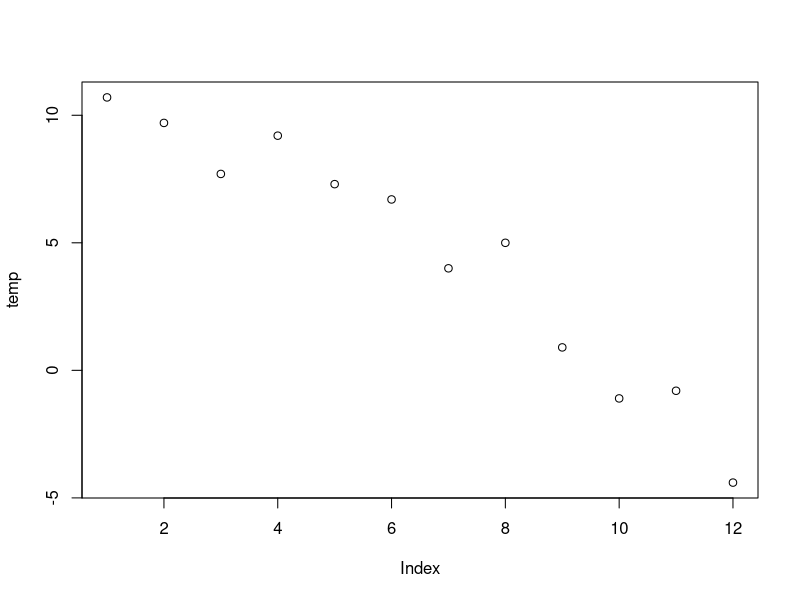
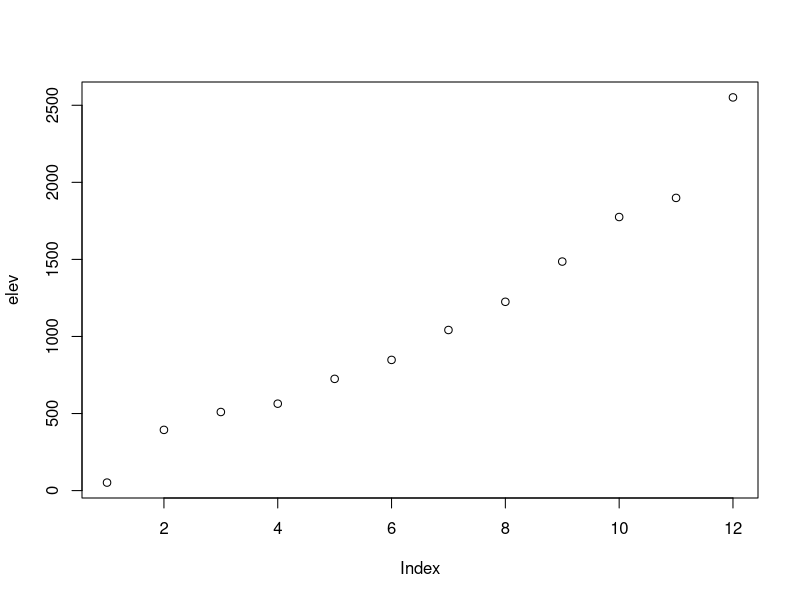
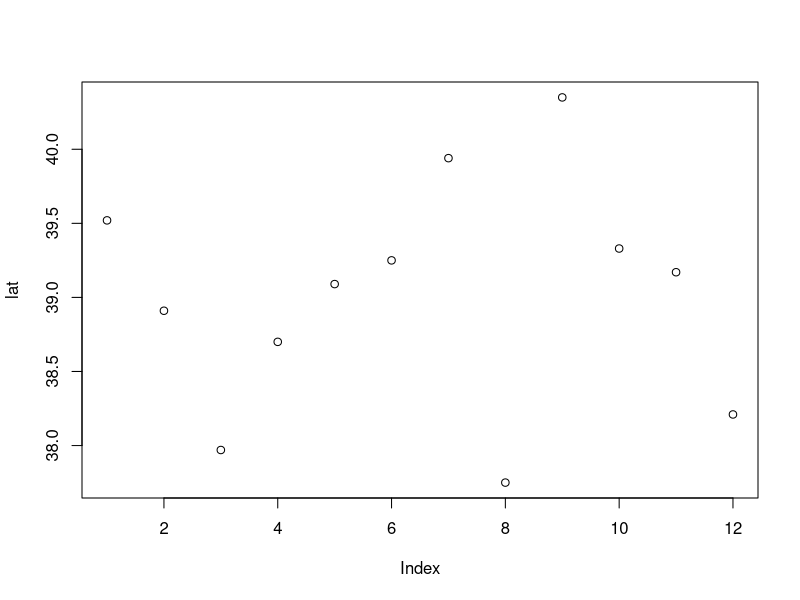
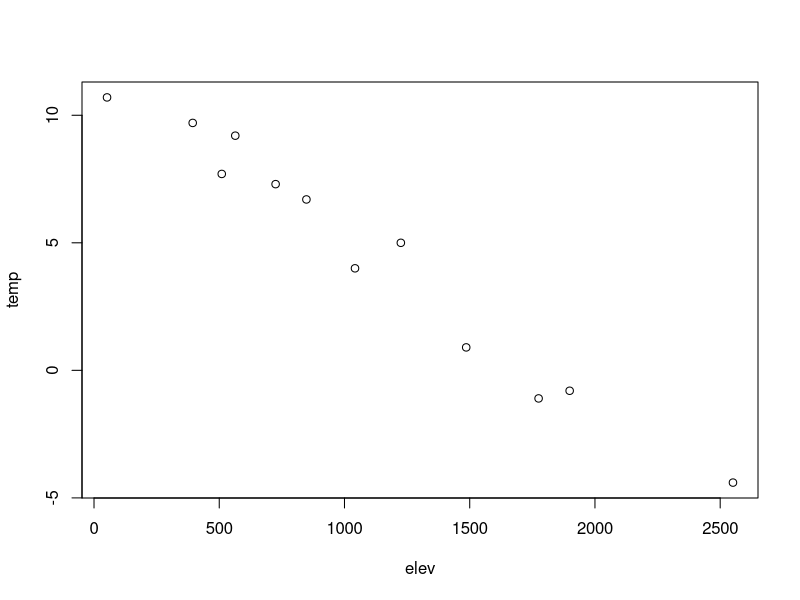
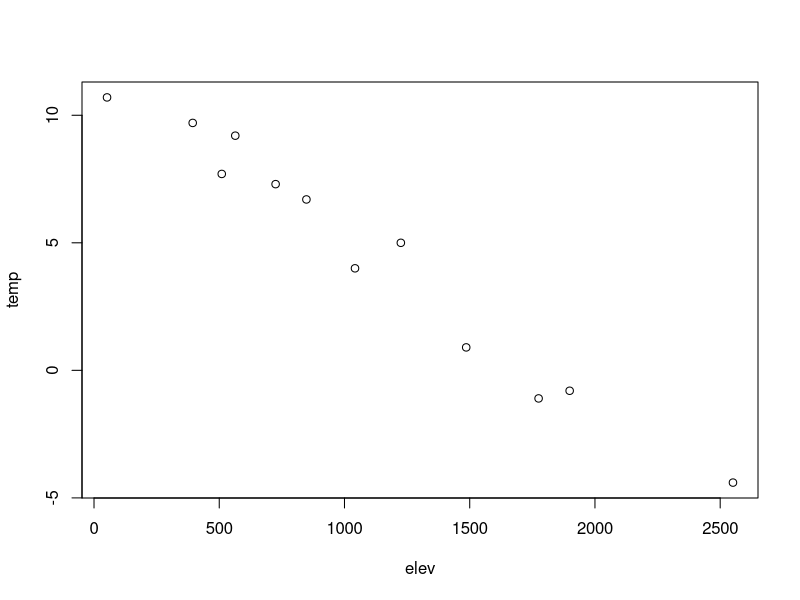

Here is the R script that generated these plots, in order:
## ---- chunk 1
library(tidyverse)
## ---- chunk 2
x <- 5
y <- 8
longitude <- -122.4
latitude <- 37.8
my_name <- "Inigo Montoya"
## ---- chunk 3
x
y
longitude
latitude
my_name


## ---- chunk 4
print(x)
print(y)
print(latitude)
paste("The location is latitude", latitude, "longitude", longitude)
paste("My name is", my_name, "-- Prepare to die.")

## ---- chunk 5
cos(pi)
print(cos(pi))
## ---- chunk 6
print("Hello, World")
## ---- chunk 7
x <- 5; print(x); print(x**2)
## ---- chunk 8
x <- 5
## ---- chunk 9
x <- 5
class(x)
class(4.5)
class("Fred")
## ---- chunk 10
as.integer(5)
as.integer(4.5)
## ---- chunk 11
x <- 4.8
y <- 4.2
as.integer(x + 0.5)
round(x)
as.integer(y + 0.5)
round(y)
## ---- chunk 12
5 %/% 2
## ---- chunk 13
5 %% 2
## ---- chunk 14
sierraFeb <- read_csv("data/sierraFeb.csv")
## ---- chunk 15
sierraFeb
## ---- chunk 16
lats <- c(37.5,47.4,29.4,33.4)
lats
states = c("VA", "WA", "TX", "AZ")
states
zips = c(23173, 98801, 78006, 85001)
zips
## ---- chunk 17

## ---- chunk 18
temp <- c(10.7, 9.7, 7.7, 9.2, 7.3, 6.7)
class(temp)
## ---- chunk 19
mixed <- c(1, "fred", 7)
class(mixed)
mixed[3]   # gets a subset, example of coercion
## ---- chunk 20
as.numeric(c("1","Fred","5")) # note NA introduced by coercion
## ---- chunk 21
mean(as.numeric(c("1", "Fred", "5")))
## ---- chunk 22
mean(as.numeric(c("1", "Fred", "5")), na.rm=T)
## ---- chunk 23
is.na(NA)
is.nan(NA)
is.na(as.numeric(''))
is.nan(as.numeric(''))
i <- sqrt(-1)
is.na(i) # interestingly nan is also na
is.nan(i)
## ---- chunk 24
seq(2,10,2)
## ---- chunk 25
elev <- c(52,394,510,564,725,848,1042,1225,1486,1775,1899,2551)
elevft <- elev / 0.3048
elevft

## ---- chunk 26
temp03 <- c(13.1,11.4,9.4,10.9,8.9,8.4,6.7,7.6,2.8,1.6,1.2,-2.1)
temp02 <- c(10.7,9.7,7.7,9.2,7.3,6.7,4.0,5.0,0.9,-1.1,-0.8,-4.4)
tempdiff <- temp03 - temp02
tempdiff

## ---- chunk 27
temp <- c(10.7, 9.7, 7.7, 9.2, 7.3, 6.7, 4.0, 5.0, 0.9, -1.1, -0.8, -4.4)
elev <- c(52, 394, 510, 564, 725, 848, 1042, 1225, 1486, 1775, 1899, 2551)
lat <- c(39.52, 38.91, 37.97, 38.70, 39.09, 39.25, 39.94, 37.75, 40.35, 39.33, 39.17, 38.21)

## ---- chunk 28
plot(temp)
## ---- chunk 29
plot(elev)
## ---- chunk 30
plot(lat)
## ---- chunk 31
plot(elev,temp)
## ---- chunk 32
codes <- c(380, 124, 818)
codes
codes <- c(italy = 380, canada = 124, egypt = 818)
codes
str(codes)
## ---- chunk 33
codes[1]
codes["italy"]
## ---- chunk 34
temp <- c(10.7, 9.7, 7.7, 9.2, 7.3, 6.7, 4.0, 5.0, 0.9, -1.1, -0.8, -4.4)
elev <- c(52, 394, 510, 564, 725, 848, 1042, 1225, 1486, 1775, 1899, 2551)
lat <- c(39.52, 38.91, 37.97, 38.70, 39.09, 39.25, 39.94, 37.75, 40.35, 39.33, 39.17, 38.21)
## ---- chunk 35
sierradata <- cbind(temp, elev, lat)
class(sierradata)
## ---- chunk 36
dim(sierradata)
## ---- chunk 37
a <- 1:12
dim(a) <- c(3, 4)   # matrix
class(a)
dim(a) <- c(2,3,2)  # 3D array
class(a)
dim(a) <- 12        # 1D array
class(a)
b <- matrix(1:12, ncol=1)  # 1 column matrix is allowed

## ---- chunk 38
library(palmerpenguins)
data(package = 'palmerpenguins')
head(penguins)
## ---- chunk 39
mydata <- as.data.frame(sierradata)
plot(data = mydata, x = elev, y = temp)
## ---- chunk 40
TRI87 <- read_csv("data/TRI_1987_BaySites.csv")
TRI87
## ---- chunk 41
TRI87 <- read_csv("data/TRI_1987_BaySites.csv")
head(sort(TRI87$air_releases))
index <- order(TRI87$air_releases)
head(TRI87$FACILITY_NAME[index])   # displays facilities in order of their air releases
i_max <- which.max(TRI87$air_releases)
TRI87$FACILITY_NAME[i_max]   # was NUMMI at the time
## ---- chunk 42
fruit <- factor(c("apple", "banana", "orange", "banana"))
fruit   # note that levels will be in alphabetical order
class(fruit)
typeof(fruit)
## ---- chunk 43
fruitint <- c(1, 2, 3, 2) # equivalent conversion
fruit <- factor(fruitint, labels = c("apple", "banana", "orange"))
str(fruit)

## ---- chunk 44
grain_order <- c("clay", "silt", "sand")
grain_char <- sample(grain_order, 36, replace = TRUE)
grain_fact <- factor(grain_char, levels = grain_order)
grain_char
grain_fact
## ---- chunk 45
fruit <- c("apples", "oranges", "bananas", "oranges")
farm <- c("organic", "conventional", "organic", "organic")
ag <- as.data.frame(cbind(fruit, farm))
ag$fruit <- factor(ag$fruit)
ag$fruit
## ---- chunk 46
sierraFeb$COUNTY <- factor(sierraFeb$COUNTY)
str(sierraFeb$COUNTY)
## ---- chunk 47
turnright <- function(ang){(ang + 90) %% 360}
turnright(c(260, 270, 280))
## ---- chunk 48
library(dslabs)
data(murders)
murder_rate <- murders$total / murders$population * 100000
i <- murder_rate <= 0.71 
murders$abb[i]
## ---- chunk 49
library(readr)
TRI87 <- read_csv("data/TRI_1987_BaySites.csv")
i <- which(TRI87$air_releases > 1e6)
TRI87$FACILITY_NAME[i]
## ---- chunk 50
i <- TRI87$COUNTY %in% c("NAPA","SONOMA")
TRI87$FACILITY_NAME[i]

## ---- chunk 51
# matrix apply – the same would apply to data frames
matrix12 <- 1:12
dim(matrix12) <- c(3,4)
rowsums <- apply(matrix12, 1, sum)
colsums <- apply(matrix12, 2, sum)
sum(rowsums)
sum(colsums)
zero <- sum(rowsums) - sum(colsums)
matrix12
## ---- chunk 52
sapply(1:12, sqrt)
## ---- chunk 53
sapply(cars,mean)  # same as apply(cars,2,mean)
## ---- chunk 54
temp02 <- c(10.7,9.7,7.7,9.2,7.3,6.7,4.0,5.0,0.9,-1.1,-0.8,-4.4)
temp03 <- c(13.1,11.4,9.4,10.9,8.9,8.4,6.7,7.6,2.8,1.6,1.2,-2.1)
sapply(as.data.frame(cbind(temp02,temp03)),mean) # has to be a data frame
